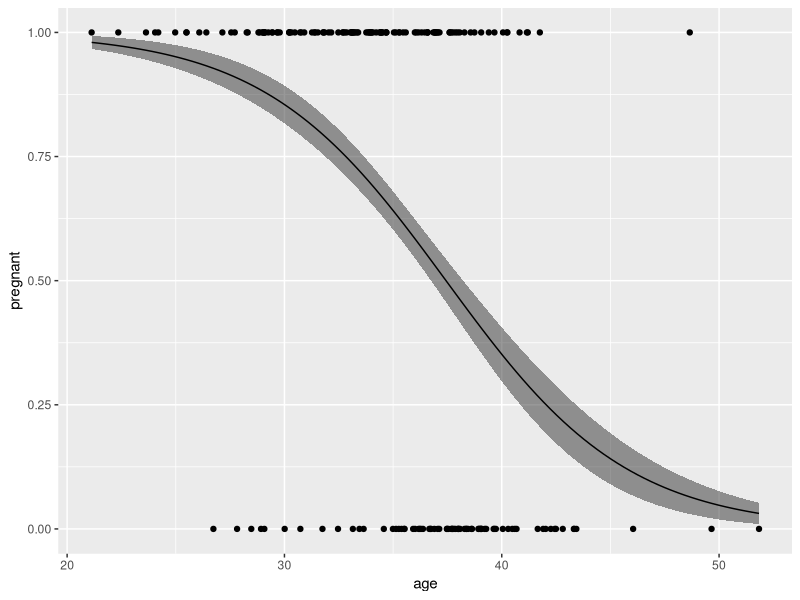
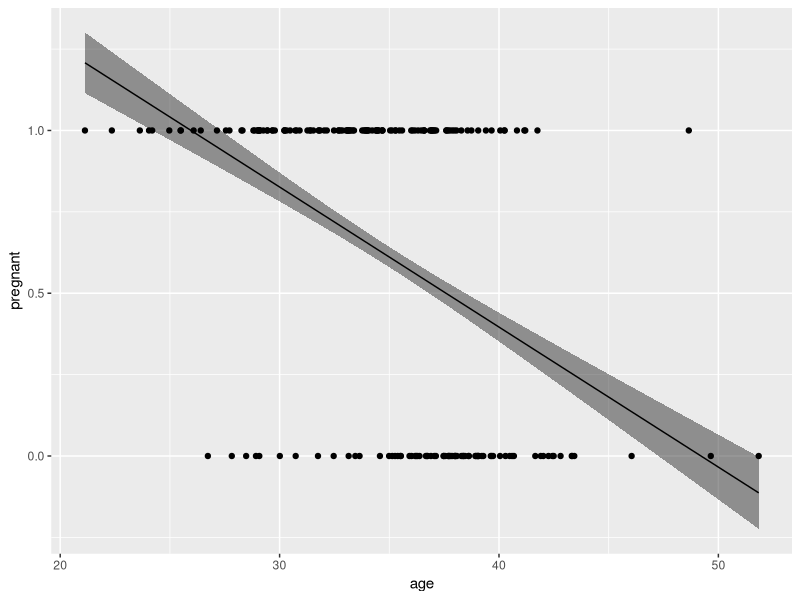

Here is the R script that generated these plots, in order:

library(tidyverse)

# Poisson data
# Pollinator visits

set.seed(123)

n <- 80

# Treatment
fertilized <- rbinom(n, 1, 0.5)

# Biomass (fertilized plots have higher biomass)
biomass <- rnorm(n, 
                 mean = 300 + 80 * fertilized, 
                 sd = 40)

# Sampling area (slightly variable)
area <- runif(n, 0.8, 1.2)

# True coefficients
beta0 <- -2.5
beta1 <- 0.4      # fertilization increases abundance
beta2 <- 0.005    # biomass effect

# Linear predictor (include area as offset)
log_mu <- beta0 + 
  beta1 * fertilized + 
  beta2 * biomass + 
  log(area)

mu <- exp(log_mu)

# Simulate counts
pollinator_visits <- rpois(n, lambda = mu)

poisson_data <- data.frame(
  pollinator_visits,
  fertilized = factor(fertilized),
  biomass,
  area
)

head(poisson_data)

lm_mod <- lm(pollinator_visits ~ biomass, data = poisson_data)


# Binomial dataset
# Embryo implantation success depending on maternal age/hormone treatment

set.seed(101)

n <- 150  # number of patients

# Predictors
age <- rnorm(n, mean = 34, sd = 4)
dose <- rnorm(n, mean = 225, sd = 35)
prev_failure <- rbinom(n, 1, 0.4)

# True coefficients (logit scale)
alpha0 <- 3.5
alpha1 <- -0.10      # age reduces success
alpha2 <- 0.004      # higher dose increases success
alpha3 <- -1.2       # previous failure reduces success

# Linear predictor
logit_p <- alpha0 +
  alpha1 * age +
  alpha2 * dose +
  alpha3 * prev_failure

# Convert to probability
p <- plogis(logit_p)

# Simulate pregnancy outcome (0/1)
pregnant <- rbinom(n, size = 1, prob = p)

ivf_data <- data.frame(
  pregnant,
  age,
  dose,
  prev_failure
)

head(ivf_data)

# Binomial versus gaussian result in different conclusions

set.seed(222)

n <- 200

# Predictors
age <- rnorm(n, mean = 35, sd = 5)
dose <- rnorm(n, mean = 220, sd = 30)
prev_failure <- rbinom(n, 1, 0.4)

# Create nonlinear threshold effect for dose
high_dose <- ifelse(dose > 230, 1, 0)

# True coefficients (logit scale)
alpha0 <- 8
alpha1 <- -0.20        # strong age decline
alpha2 <- 1.2          # high dose substantially increases odds
alpha3 <- -1.5         # prior failure strongly reduces odds

# Linear predictor
logit_p <- alpha0 +
  alpha1 * age +
  alpha2 * high_dose +
  alpha3 * prev_failure

# Convert to probability
p <- plogis(logit_p)

# Simulate pregnancy outcome
pregnant <- rbinom(n, size = 1, prob = p)

ivf_mismatch <- data.frame(
  pregnant,
  age,
  dose,
  prev_failure = factor(prev_failure)
)

head(ivf_mismatch)

# Model
bin_glm <- glm(pregnant ~ age, data = ivf_mismatch, family = "binomial")
bin_lm <- lm(pregnant ~ age, data = ivf_mismatch)

# Plot model predictions

# New age data
nd <- tibble(age = seq(min(ivf_mismatch$age), max(ivf_mismatch$age), length.out = 100))

# Predictions
preds_lm <- predict(object = bin_lm, newdata = nd, se.fit = T, type = "response")
preds_glm <- predict(object = bin_glm, newdata = nd, se.fit = T, type = "response")

# Plot glm
bin_glm_preds <- tibble(age = seq(min(ivf_mismatch$age), max(ivf_mismatch$age), length.out = 100), pregnant = preds_glm$fit, pregnant.se = preds_glm$se.fit)

bin_glm_preds %>%
  ggplot(aes(x = age, y = pregnant)) +
  geom_ribbon(aes(ymin = pregnant - pregnant.se, ymax = pregnant + pregnant.se), alpha = 0.5) +
  geom_line() +
  geom_point(data = ivf_mismatch, aes(x = age, y = pregnant))

# Plot lm
bin_lm_preds <- tibble(age = seq(min(ivf_mismatch$age), max(ivf_mismatch$age), length.out = 100), pregnant = preds_lm$fit, pregnant.se = preds_lm$se.fit)

bin_lm_preds %>%
  ggplot(aes(x = age, y = pregnant)) +
  geom_ribbon(aes(ymin = pregnant - pregnant.se, ymax = pregnant + pregnant.se), alpha = 0.5) +
  geom_line() +
  geom_point(data = ivf_mismatch, aes(x = age, y = pregnant))
